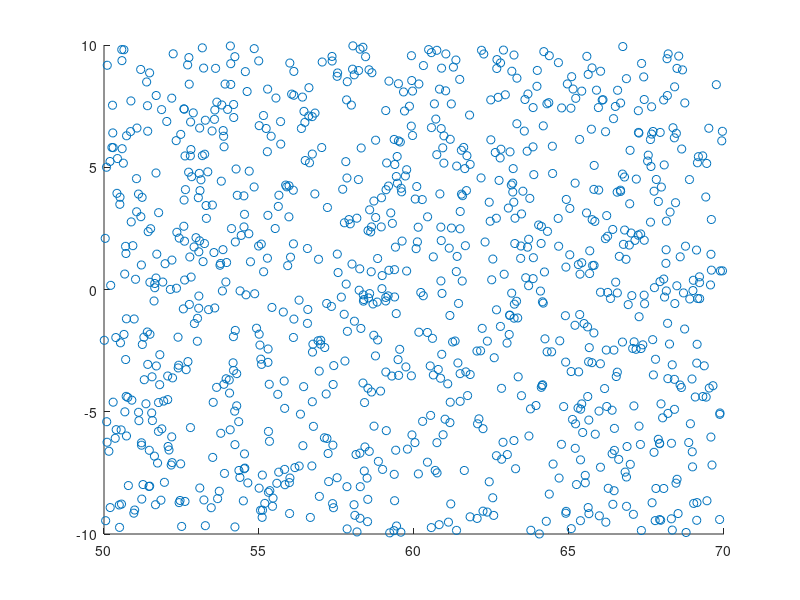
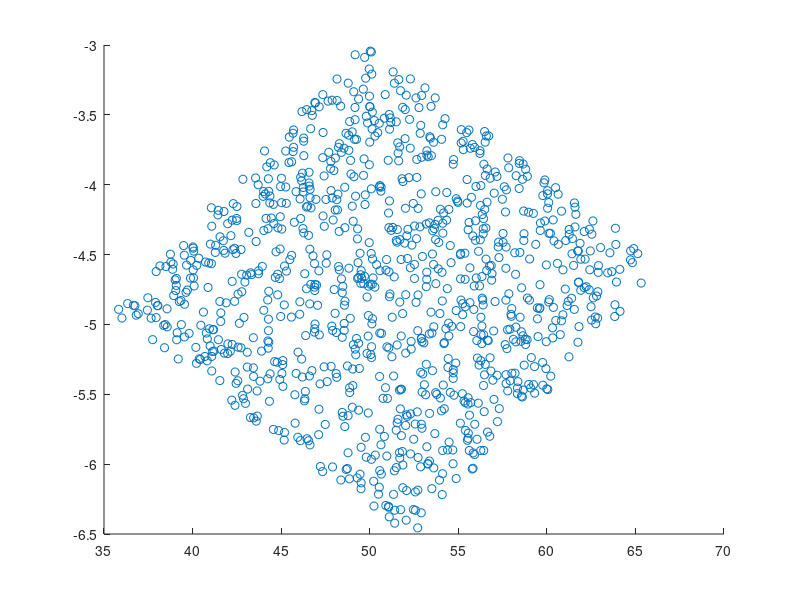

These charts were generated, in order, by the following MATLAB code:
clear; close all;

% Signal specification
p1_limit = [50 70];
p2_limit = [-10 10];
N = 1000;

% Generation
p1 = unifrnd(p1_limit(1), p1_limit(2), 1, N);
p2 = unifrnd(p2_limit(1), p2_limit(2), 1, N);

% Mixing
source = [p1;p2];
A = [0.8 0.3;
     0.6 0.4];
mixed = A' * source;

% PCA
Coeff = pca(mixed', 'Algorithm','eig');

% Plot original signal
figure;
scatter(p1, p2);

% Plot transformed
figure;
processed_source = Coeff' * mixed; % (mixed' * Coeff')'
scatter(processed_source(1,:), processed_source(2,:));

% Print stuff
fprintf('source var.: %.2f %.2f\n', ...
        var(source(1, :)), var(source(2, :)));
fprintf('mixed var.: %.2f %.2f\n', ...
        var(mixed(1, :)), var(mixed(2, :)));
fprintf('transformed var.: %.5f %.5f\n', ...
        var(processed_source(1, :)), var(processed_source(2, :)));    




